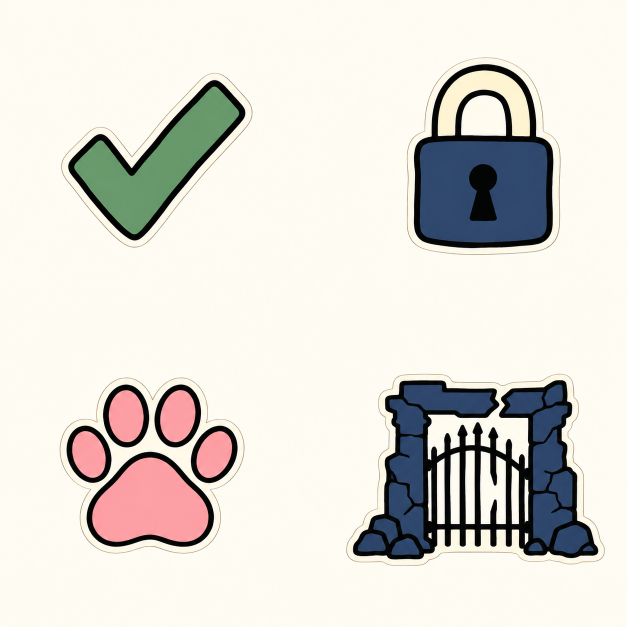
#> input picture _art/holo-test/map-art/icons-sheet.png, 1254 x 1254 px, found by its file name (shown at 1/2 size)
$ python build_map.py
#> lines starting #> are read from the running program, lines starting #| are printed output that depends on the picture
# -*- coding: utf-8 -*-
"""把末世關卡地圖的素材從原型頁（map20.html 是 20 MB 的內嵌單頁）拆成檔案。

使用者 2026-09-13：「模式 是額外的大選項，切換後就是之前做的關卡地圖」。
地圖本身改由 `src/clicker-apoc-map.js` 畫進主頁，這裡只負責素材。

切法完全照 `_art/holo-test/build_map20.py`：
  - icons-sheet.png 的四象限各有一枚貼紙，背景的米白是從外圍四連通泛洪填出來的，
    貼紙邊緣那圈較深的輪廓會擋住填色 → 只動 alpha，RGB 一個像素都不改。
  - 四個 motif 的裁切框是原型量好的，照抄。

輸出：src/apoc/map/{terrain,check,lock,paw,gate}.webp
用法：python tools/apoc/build_map.py
"""
from collections import deque
from pathlib import Path
from PIL import Image

ART = Path(r'D:/claude研究/clawd-pet-50/_art/holo-test/map-art')
OUT = Path(__file__).resolve().parents[2] / 'src/apoc/map'
BOUNDS = {'check': (112, 132, 516, 506), 'lock': (804, 105, 1129, 521),
          'paw': (109, 744, 506, 1119), 'gate': (682, 738, 1219, 1142)}


def main():
    OUT.mkdir(parents=True, exist_ok=True)
    sheet = Image.open(ART / 'icons-sheet.png').convert('RGB')
#> sheet is the input picture: PIL image 1254x1254 RGB; mean R, G, B 221.3, 219.1, 212
    w, h = sheet.size
#> w = 1254; h = 1254
    cutout = sheet.convert('RGBA'); pix = cutout.load(); seen = bytearray(w * h)
    queue = deque([(x, y) for x in range(w) for y in (0, h - 1)] + [(x, y) for y in range(h) for x in (0, w - 1)])
    while queue:
        x, y = queue.popleft()
        if not (0 <= x < w and 0 <= y < h) or seen[y * w + x]: continue
        seen[y * w + x] = 1
        r, g, b, a = pix[x, y]
        if min(r, g, b) < 235 or max(r, g, b) - min(r, g, b) > 25: continue
        pix[x, y] = (r, g, b, 0)
        queue.extend(((x - 1, y), (x + 1, y), (x, y - 1), (x, y + 1)))
#> this loop made 4639992 passes
#> (r, g, b) on passes 1 to 3: (253, 251, 239), (253, 251, 239), (254, 252, 242)
    # 原型的切法就是嚴格的 2×2 象限，再用量好的框去邊
    cells = [(0, 0, w // 2, h // 2), (w // 2, 0, w, h // 2), (0, h // 2, w // 2, h), (w // 2, h // 2, w, h)]
    total = 0
    for (name, box), cell in zip(BOUNDS.items(), cells):
        x, y = cell[0], cell[1]
        crop = cutout.crop(cell).crop((box[0] - x, box[1] - y, box[2] - x, box[3] - y))
        dest = OUT / f'{name}.webp'; crop.save(dest, 'WEBP', lossless=True, method=4, exact=True)
        total += dest.stat().st_size
#> this loop made 1 pass
#> pass 1, in main, `crop = cutout.crop(cell).crop((box[0] - x, box[1] - y, box[2] - x, box..`:
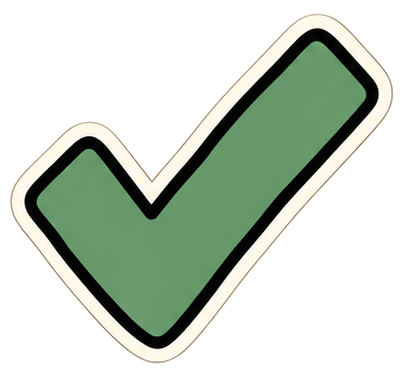
#> crop: PIL image 404x374 RGBA; mean R, G, B, A 197.8, 207.4, 189.8, 107.7; transparent parts drawn white
#> after the loop, total = 0
    # 地形是滿版插畫，無損會到 1.3 MB；原型自己也是壓 quality 過的，這裡沿用 q90
    scene = Image.open(ART / 'seg1-backyard-ruin.png').convert('RGB')
    dest = OUT / 'terrain.webp'; scene.save(dest, 'WEBP', quality=90, method=4)
    total += dest.stat().st_size
    print(f'地圖素材 5 個檔，合計 {total/1e6:.2f} MB（地形 {scene.size[0]}×{scene.size[1]}）')


if __name__ == '__main__':
#> (the run stopped early here; a loop or call above may not have finished)
